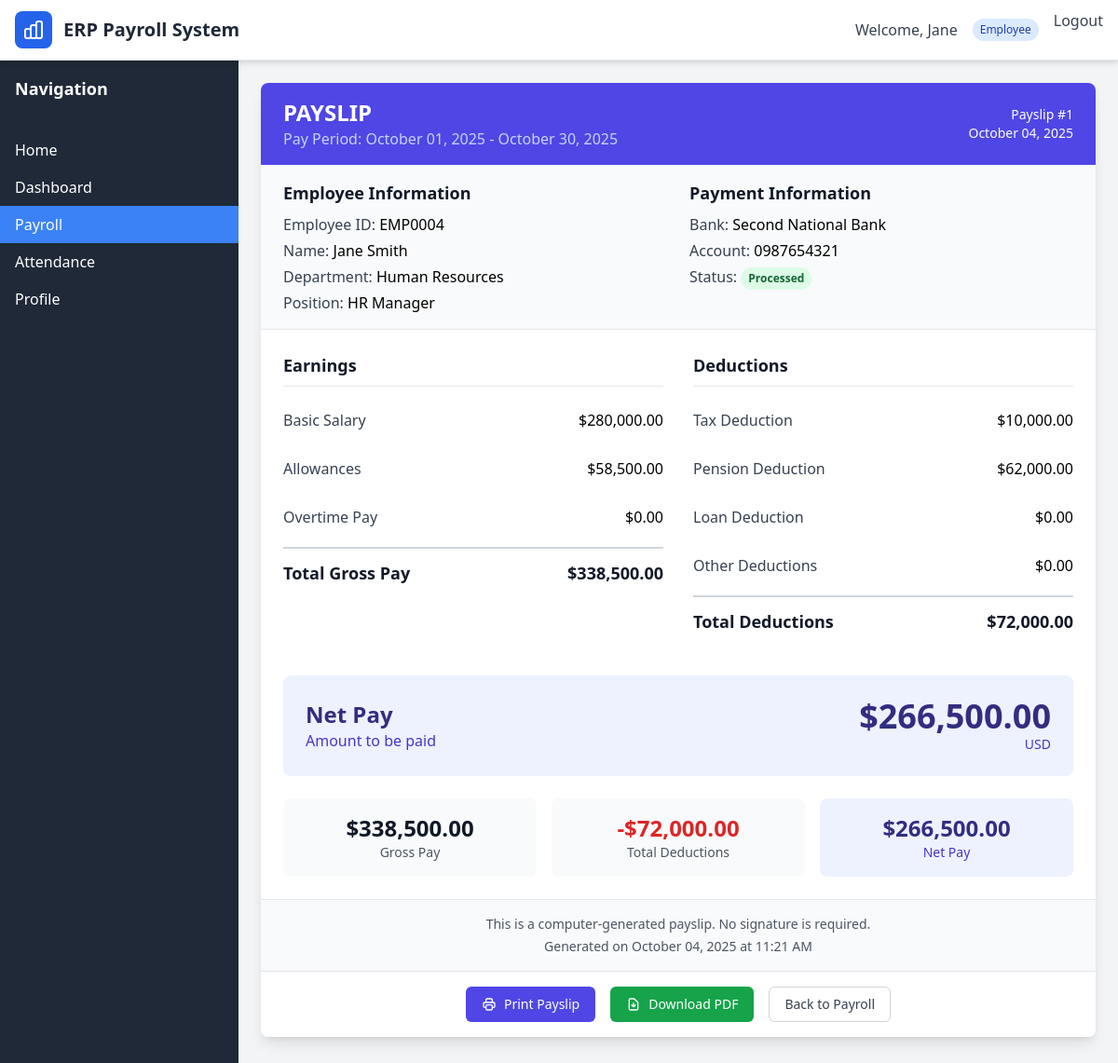
The page /payroll/payslip/1 (signed in) on the database its author committed.
### models.py (models this page shows, shortened)
class Employee(db.Model):
    __tablename__ = 'employees'
    id = db.Column(db.Integer, primary_key=True)
    user_id = db.Column(db.Integer, db.ForeignKey('users.id'), nullable=False)
    employee_id = db.Column(db.String(20), unique=True, nullable=False)
    first_name = db.Column(db.String(50), nullable=False)
    last_name = db.Column(db.String(50), nullable=False)
    email = db.Column(db.String(120), nullable=False)
    phone = db.Column(db.String(20))
    job_title = db.Column(db.String(100), nullable=False)
    department = db.Column(db.String(100), nullable=False)
    hire_date = db.Column(db.Date, nullable=False)
    salary = db.Column(db.Numeric(10, 2), nullable=False)
    tax_id = db.Column(db.String(20))
    bank_name = db.Column(db.String(100))
    bank_account = db.Column(db.String(50))
    address = db.Column(db.Text)
    is_active = db.Column(db.Boolean, default=True)
    created_at = db.Column(db.DateTime, default=datetime.utcnow)
    updated_at = db.Column(db.DateTime, default=datetime.utcnow, onupdate=datetime.utcnow)
    payrolls = db.relationship('Payroll', backref='employee', lazy='dynamic')
    attendances = db.relationship('Attendance', backref='employee', lazy='dynamic')
    @property
    def full_name(self):
        return f"{self.first_name} {self.last_name}"

class User(UserMixin, db.Model):
    __tablename__ = 'users'
    id = db.Column(db.Integer, primary_key=True)
    username = db.Column(db.String(80), unique=True, nullable=False)
    email = db.Column(db.String(120), unique=True, nullable=False)
    password_hash = db.Column(db.String(255), nullable=False)
    role = db.Column(db.String(20), nullable=False, default='employee')  # admin, hr, employee
    is_active = db.Column(db.Boolean, default=True)
    created_at = db.Column(db.DateTime, default=datetime.utcnow)
    last_login = db.Column(db.DateTime)
    employee = db.relationship('Employee', backref='user', uselist=False, cascade='all, delete-orphan')

class Payroll(db.Model):
    __tablename__ = 'payrolls'
    id = db.Column(db.Integer, primary_key=True)
    employee_id = db.Column(db.Integer, db.ForeignKey('employees.id'), nullable=False)
    pay_period_start = db.Column(db.Date, nullable=False)
    pay_period_end = db.Column(db.Date, nullable=False)
    basic_salary = db.Column(db.Numeric(10, 2), nullable=False)
    allowances = db.Column(db.Numeric(10, 2), default=0)
    overtime_pay = db.Column(db.Numeric(10, 2), default=0)
    gross_salary = db.Column(db.Numeric(10, 2), nullable=False)
    tax_deduction = db.Column(db.Numeric(10, 2), default=0)
    pension_deduction = db.Column(db.Numeric(10, 2), default=0)
    loan_deduction = db.Column(db.Numeric(10, 2), default=0)
    other_deductions = db.Column(db.Numeric(10, 2), default=0)
    total_deductions = db.Column(db.Numeric(10, 2), default=0)
    net_salary = db.Column(db.Numeric(10, 2), nullable=False)
    status = db.Column(db.String(20), default='pending')  # pending, processed, paid
    processed_by = db.Column(db.Integer, db.ForeignKey('users.id'))
    processed_at = db.Column(db.DateTime)
    created_at = db.Column(db.DateTime, default=datetime.utcnow)
    processor = db.relationship('User', backref='processed_payrolls')

### blueprints/payroll.py (the view)
@payroll_bp.route('/payslip/<int:id>')
@login_required
def payslip(id):
    payroll = Payroll.query.get_or_404(id)
    if current_user.role == 'employee' and payroll.employee.user_id != current_user.id:
        flash('You do not have permission to view this payslip', 'error')
        return redirect(url_for('payroll.index'))
    return render_template('payroll/payslip.html', payroll=payroll)

### templates/payroll/payslip.html (shortened to what this page needs)
{% extends "base.html" %}
{% block content %}
<div class="max-w-4xl mx-auto">
    <div class="bg-white shadow-lg rounded-lg overflow-hidden">
        <div class="bg-indigo-600 px-6 py-4">
            <div class="flex justify-between items-center">
                <div>
                    <h1 class="text-2xl font-bold text-white">PAYSLIP</h1>
                    <p class="text-indigo-200">Pay Period: {{ payroll.pay_period_start.strftime('%B %d, %Y') }} - {{ payroll.pay_period_end.strftime('%B %d, %Y') }}</p>
                </div>
                <div class="text-right text-white">
                    <p class="text-sm">Payslip #{{ payroll.id }}</p>
                    <p class="text-sm">{{ payroll.created_at.strftime('%B %d, %Y') }}</p>
                </div>
            </div>
        </div>
        <div class="px-6 py-4 bg-gray-50 border-b">
            <div class="grid grid-cols-1 md:grid-cols-2 gap-6">
                <div>
                    <h3 class="text-lg font-semibold text-gray-900 mb-2">Employee Information</h3>
                    <div class="space-y-1">
                        <p><span class="font-medium text-gray-700">Employee ID:</span> {{ payroll.employee.employee_id }}</p>
                        <p><span class="font-medium text-gray-700">Name:</span> {{ payroll.employee.full_name }}</p>
                        <p><span class="font-medium text-gray-700">Department:</span> {{ payroll.employee.department }}</p>
                        <p><span class="font-medium text-gray-700">Position:</span> {{ payroll.employee.job_title }}</p>
                    </div>
                </div>
                <div>
                    <h3 class="text-lg font-semibold text-gray-900 mb-2">Payment Information</h3>
                    <div class="space-y-1">
                        <p><span class="font-medium text-gray-700">Bank:</span> {{ payroll.employee.bank_name or 'N/A' }}</p>
                        <p><span class="font-medium text-gray-700">Account:</span> {{ payroll.employee.bank_account or 'N/A' }}</p>
                        <p><span class="font-medium text-gray-700">Status:</span>
                            <span class="inline-flex px-2 py-1 text-xs font-semibold rounded-full
                                {% if payroll.status == 'processed' %}bg-green-100 text-green-800
                                {% elif payroll.status == 'pending' %}bg-yellow-100 text-yellow-800
                                {% else %}bg-gray-100 text-gray-800{% endif %}">
                                {{ payroll.status.title() }}
                            </span>
                        </p>
                    </div>
                </div>
            </div>
        </div>
        <div class="px-6 py-6">
            <div class="grid grid-cols-1 lg:grid-cols-2 gap-8">
                <div>
                    <h3 class="text-lg font-semibold text-gray-900 mb-4 border-b pb-2">Earnings</h3>
                    <div class="space-y-3">
                        <div class="flex justify-between py-2">
                            <span class="text-gray-700">Basic Salary</span>
                            <span class="font-medium">${{ "{:,.2f}".format(payroll.basic_salary) }}</span>
                        </div>
                        <div class="flex justify-between py-2">
                            <span class="text-gray-700">Allowances</span>
                            <span class="font-medium">${{ "{:,.2f}".format(payroll.allowances) }}</span>
                        </div>
                        <div class="flex justify-between py-2">
                            <span class="text-gray-700">Overtime Pay</span>
                            <span class="font-medium">${{ "{:,.2f}".format(payroll.overtime_pay) }}</span>
                        </div>
                        <div class="flex justify-between py-3 border-t-2 border-gray-300 font-semibold text-lg">
                            <span class="text-gray-900">Total Gross Pay</span>
                            <span class="text-gray-900">${{ "{:,.2f}".format(payroll.gross_salary) }}</span>
                        </div>
                    </div>
                </div>
                <div>
                    <h3 class="text-lg font-semibold text-gray-900 mb-4 border-b pb-2">Deductions</h3>
                    <div class="space-y-3">
                        <div class="flex justify-between py-2">
                            <span class="text-gray-700">Tax Deduction</span>
                            <span class="font-medium">${{ "{:,.2f}".format(payroll.tax_deduction) }}</span>
                        </div>
                        <div class="flex justify-between py-2">
                            <span class="text-gray-700">Pension Deduction</span>
                            <span class="font-medium">${{ "{:,.2f}".format(payroll.pension_deduction) }}</span>
                        </div>
                        <div class="flex justify-between py-2">
                            <span class="text-gray-700">Loan Deduction</span>
                            <span class="font-medium">${{ "{:,.2f}".format(payroll.loan_deduction) }}</span>
                        </div>
                        <div class="flex justify-between py-2">
                            <span class="text-gray-700">Other Deductions</span>
                            <span class="font-medium">${{ "{:,.2f}".format(payroll.other_deductions) }}</span>
                        </div>
                        <div class="flex justify-between py-3 border-t-2 border-gray-300 font-semibold text-lg">
                            <span class="text-gray-900">Total Deductions</span>
                            <span class="text-gray-900">${{ "{:,.2f}".format(payroll.total_deductions) }}</span>
                        </div>
                    </div>
                </div>
            </div>
            <div class="mt-8 bg-indigo-50 rounded-lg p-6">
                <div class="flex justify-between items-center">
                    <div>
                        <h3 class="text-2xl font-bold text-indigo-900">Net Pay</h3>
                        <p class="text-indigo-700">Amount to be paid</p>
                    </div>
                    <div class="text-right">
                        <div class="text-4xl font-bold text-indigo-900">${{ "{:,.2f}".format(payroll.net_salary) }}</div>
                        <p class="text-indigo-700 text-sm">USD</p>
                    </div>
                </div>
            </div>
            <div class="mt-6 grid grid-cols-1 md:grid-cols-3 gap-4">
                <div class="bg-gray-50 rounded-lg p-4 text-center">
                    <div class="text-2xl font-bold text-gray-900">${{ "{:,.2f}".format(payroll.gross_salary) }}</div>
                    <div class="text-sm text-gray-600">Gross Pay</div>
                </div>
                <div class="bg-gray-50 rounded-lg p-4 text-center">
                    <div class="text-2xl font-bold text-red-600">-${{ "{:,.2f}".format(payroll.total_deductions) }}</div>
                    <div class="text-sm text-gray-600">Total Deductions</div>
                </div>
                <div class="bg-indigo-50 rounded-lg p-4 text-center">
                    <div class="text-2xl font-bold text-indigo-900">${{ "{:,.2f}".format(payroll.net_salary) }}</div>
                    <div class="text-sm text-indigo-700">Net Pay</div>
                </div>
            </div>
        </div>
        <div class="px-6 py-4 bg-gray-50 border-t">
            <div class="text-center text-sm text-gray-600">
                <p>This is a computer-generated payslip. No signature is required.</p>
                <p class="mt-1">Generated on {{ payroll.created_at.strftime('%B %d, %Y at %I:%M %p') }}</p>
            </div>
        </div>
        <div class="px-6 py-4 bg-white border-t">
            <div class="flex justify-center space-x-4">
                <button onclick="window.print()"
                        class="inline-flex items-center px-4 py-2 border border-transparent text-sm font-medium rounded-md text-white bg-indigo-600 hover:bg-indigo-700">
                    Print Payslip
                </button>
                <a href="{{ url_for('payroll.download_pdf', id=payroll.id) }}"
                   class="inline-flex items-center px-4 py-2 border border-transparent text-sm font-medium rounded-md text-white bg-green-600 hover:bg-green-700">
                    <svg class="w-4 h-4 mr-2" fill="none" stroke="currentColor" viewBox="0 0 24 24">
                        <path stroke-linecap="round" stroke-linejoin="round" stroke-width="2" d="M12 10v6m0 0l-3-3m3 3l3-3m2 8H7a2 2 0 01-2-2V5a2 2 0 012-2h5.586a1 1 0 01.707.293l5.414 5.414a1 1 0 01.293.707V19a2 2 0 01-2 2z"></path>
                    </svg>
                    Download PDF
                </a>
                <a href="{{ url_for('payroll.index') }}"
                   class="inline-flex items-center px-4 py-2 border border-gray-300 text-sm font-medium rounded-md text-gray-700 bg-white hover:bg-gray-50">
                    Back to Payroll
                </a>
            </div>
        </div>
    </div>
</div>
{% endblock %}

### templates/base.html (shortened to what this page needs)
<!DOCTYPE html>
<html lang="en">
<head>
    <script src="https://cdn.tailwindcss.com"></script>
</head>
<body class="bg-gray-100">
    <nav class="bg-white nav-shadow border-b border-gray-200 relative z-50">
        <div class="max-w-7xl mx-auto px-4">
            <div class="flex justify-between h-16">
                <div class="flex items-center">
                    <div class="flex-shrink-0">
                        <a href="{{ url_for('home') }}" class="flex items-center">
                            <div class="w-10 h-10 bg-blue-600 rounded-lg flex items-center justify-center mr-3">
                            </div>
                            <h1 class="text-xl font-bold text-gray-800 hidden sm:block">ERP Payroll System</h1>
                        </a>
                    </div>
                </div>
                <div class="hidden md:flex items-center space-x-4">
                    {% if current_user.is_authenticated %}
                        <span class="text-gray-700 hidden lg:block">Welcome, {{ current_user.employee.first_name if current_user.employee else current_user.username }}</span>
                        <span class="px-2 py-1 bg-blue-100 text-blue-800 text-xs rounded-full">{{ current_user.role.title() }}</span>
                        <a href="{{ url_for('auth.logout') }}" class="text-gray-700 hover:text-gray-900 touch-target">Logout</a>
                    {% endif %}
                </div>
            </div>
        </div>
    </nav>
    <div class="flex">
        {% if current_user.is_authenticated %}
        <div class="hidden md:block w-64 bg-gray-800 text-white min-h-screen">
            <div class="p-4">
                <h2 class="text-lg font-semibold">Navigation</h2>
            </div>
            <nav class="mt-4">
                <a href="{{ url_for('home') }}"
                   class="block px-4 py-2 hover:bg-gray-700 {% if request.endpoint == 'home' %}sidebar-active{% endif %}">
                    Home
                </a>
                <a href="{{ url_for('admin.dashboard') }}"
                   class="block px-4 py-2 hover:bg-gray-700 {% if request.endpoint == 'admin.dashboard' %}sidebar-active{% endif %}">
                    Dashboard
                </a>
                <a href="{{ url_for('payroll.index') }}"
                   class="block px-4 py-2 hover:bg-gray-700 {% if 'payroll' in request.endpoint %}sidebar-active{% endif %}">
                    Payroll
                </a>
                <a href="{{ url_for('qr_attendance.index') }}"
                   class="block px-4 py-2 hover:bg-gray-700 {% if 'qr_attendance' in request.endpoint %}sidebar-active{% endif %}">
                    Attendance
                </a>
                <a href="{{ url_for('auth.profile') }}"
                   class="block px-4 py-2 hover:bg-gray-700 {% if request.endpoint == 'auth.profile' %}sidebar-active{% endif %}">
                    Profile
                </a>
            </nav>
        </div>
        {% endif %}
        <div class="flex-1 p-3 md:p-6 min-h-screen">
            {% block content %}{% endblock %}
        </div>
    </div>
</body>
</html>

### templates/base.html (style rules this page uses)
.sidebar-active { background-color: #3b82f6; color: white; }
.nav-shadow { box-shadow: 0 4px 6px -1px rgba(0, 0, 0, 0.1), 0 2px 4px -1px rgba(0, 0, 0, 0.06); }
.touch-target { min-height: 44px; min-width: 44px; }
html { scroll-behavior: smooth; }

### rows shown on the page
Employee: employee "Jane", employee.employee_id "EMP0004", employee.full_name "Jane Smith", employee.department "Human Resources", employee.job_title "HR Manager", employee "Second National Bank", employee "0987654321"
User: role "Employee"
Payroll: pay_period_start "October 01, 2025", pay_period_end "October 30, 2025", id "1", created_at "October 04, 2025", status "Processed", basic_salary "280,000.00", allowances "58,500.00", overtime_pay "0.00", gross_salary "338,500.00", tax_deduction "10,000.00", pension_deduction "62,000.00", loan_deduction "0.00", other_deductions "0.00", total_deductions "72,000.00", net_salary "266,500.00", created_at "October 04, 2025 at 11:21 AM"
